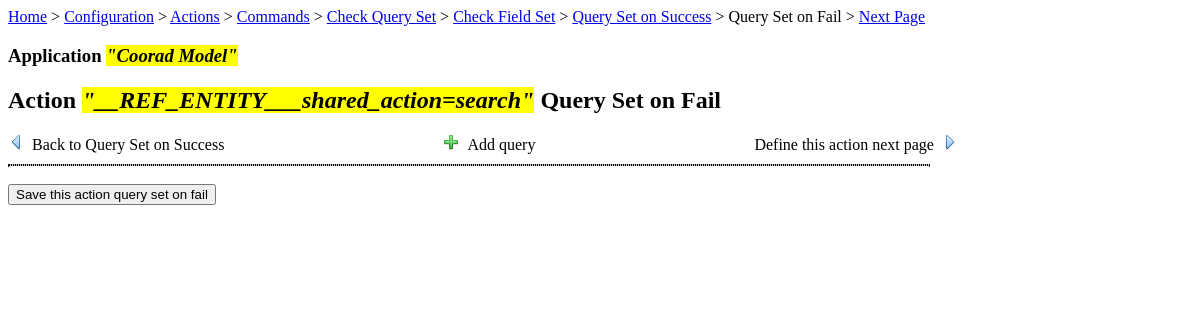
The page /action/action_query_fail.php?id=428 on the database its author committed.
### tables this page shows
CREATE TABLE IF NOT EXISTS `gm_application` (
  `id` int(10) unsigned NOT NULL AUTO_INCREMENT,
  `name` varchar(255) NOT NULL,
  `description` varchar(1023) NOT NULL,
  `context_path` varchar(255) NOT NULL,
  `db_prefix` varchar(15) NOT NULL,
  `db_host` varchar(255) NOT NULL,
  `db_port` int(11) NOT NULL,
  `db_name` varchar(255) NOT NULL,
  `db_username` varchar(255) NOT NULL,
  `db_password` varchar(255) NOT NULL,
  PRIMARY KEY (`id`),
  UNIQUE KEY `context_path` (`context_path`)
);

CREATE TABLE IF NOT EXISTS `gm_action` (
  `id` int(10) unsigned NOT NULL AUTO_INCREMENT,
  `name` varchar(255) NOT NULL,
  `value` varchar(255) NOT NULL,
  `command` text NOT NULL,
  `command_on_success` text NOT NULL,
  `command_on_fail` text NOT NULL,
  `next_page_on_success` varchar(255) NOT NULL DEFAULT '',
  `next_page_on_fail` varchar(255) NOT NULL DEFAULT '',
  `id_application` int(10) unsigned NOT NULL,
  PRIMARY KEY (`id`),
  KEY `id_application` (`id_application`)
);

### config.php (called while the page is built, shortened)
<?php
$CFG = new stdClass();
$CFG->dbHost = 'localhost';
$CFG->dbUsername = 'gm';
$CFG->dbPassword = 'gm';
$CFG->dbName = 'gm';
$CFG->dbPort = 3306;
$CFG->dbSocket = 0;
?>

### init.php (called while the page is built, shortened)
<?php
	require_once("db.php");
	require_once("config.php");
	$DB = new DB($CFG->dbHost, $CFG->dbUsername, $CFG->dbPassword, $CFG->dbName, $CFG->dbPort, $CFG->dbSocket);
?>

### db.php (called while the page is built, shortened)
<?php
class DB {
	private $dbHost;
	private $dbUsername;
	private $dbPassword;
	private $dbName;
	private $dbPort;
	private $dbSocket;
	public $conn;
	public function __construct($dbHost, $dbUsername, $dbPassword, $dbName, $dbPort, $dbSocket){
		$this->dbHost = $dbHost;
		$this->dbUsername = $dbUsername;
		$this->dbPassword = $dbPassword;
		$this->dbName = $dbName;
		$this->dbPort = $dbPort;
		$this->dbSocket = $dbSocket;
	}
	public function connect() {
		$this->conn = new mysqli($this->dbHost, $this->dbUsername, $this->dbPassword, $this->dbName, $this->dbPort, $this->dbSocket) or die (mysqli_error());
	}
	public function execute($sql) {
		$response = false;
		if ($this->conn) {
			$response = $this->conn->query($sql);
		}
		return $response;
	}
}
?>

### action/action_query_fail.php (the view, shortened to what this page needs)
<!DOCTYPE html>
<html>
<head>
  <link rel="stylesheet" type="text/css" href="/gm/css/style.css" />
</head>
<body>
<?php
	require_once("../init.php");
	if (!isset($_GET['id']) && !isset($_POST['id'])) {
		echo '<h2>Sorry, no action selected</h2>';
	}
	else {
		$actionID = 0;
		if (isset($_GET['id'])) $actionID = $_GET['id'];
		else $actionID = $_POST['id'];
		$res = $DB->execute("SELECT name, value FROM gm_action WHERE id=".$actionID);
		if (!$action = $res->fetch_object()) die('something wrong.');
		$actionName = str_replace("'","&rsquo;",$action->name.'='.$action->value);
		$appID = 0;
		$appName = '';
		$res = $DB->execute("SELECT gm_application.id appId, gm_application.name appName, gm_application.context_path appContextPath FROM gm_action, gm_application WHERE gm_application.id = gm_action.id_application AND gm_action.id = ".$actionID);
		if ($res) {
			while ($row = $res->fetch_object()) {
				$appID = $row->appId;
				$appName = $row->appName;
			}
		}
		$authorized = true;
?>
<div><a href="../index.php">Home</a> &gt; <a href="../application/?appId=<?php echo $appID; ?>">Configuration</a> &gt; <a href="index.php?appId=<?php echo $appID; ?>">Actions</a> &gt; <a href="action_command.php?id=<?php echo $actionID?>">Commands</a> &gt; <a href="action_check_query.php?id=<?php echo $actionID?>">Check Query Set</a> &gt; <a href="action_check_field.php?id=<?php echo $actionID?>">Check Field Set</a> &gt; <a href="action_query_success.php?id=<?php echo $actionID?>">Query Set on Success</a> &gt; Query Set on Fail &gt; <a href="action_next_page.php?id=<?php echo $actionID ?>">Next Page</a></div>
<h3 id="subtitlepage">Application <?php if ($appID != 0) echo '<i style="background-color:yellow;">"'.$appName.'"</i>'; ?></h3>
<h2 id="titlepage">Action <i style="background-color:yellow;">"<?php echo $actionName?>"</i> Query Set on Fail</h2>
<div style="padding-bottom:10px;">
<a style="text-decoration:none; color:black; padding-right:215px;" href="action_query_success.php?id=<?php echo $actionID ?>"><img src="/gm/img/backward.png" title="Back to Query Set on Success"/>&nbsp;&nbsp;Back to Query Set on Success</a>
<span class="addable" style="vertical-align:top; cursor:pointer; padding-right:215px;"><img src="/gm/img/add.png" title="Add query"/>&nbsp;&nbsp;Add query</span>
<a style="text-decoration:none; color:black;" href="action_next_page.php?id=<?php echo $actionID ?>">Define this action next page&nbsp;&nbsp;<img src="/gm/img/forward.png" title="Define this action next page"/></a>
</div>
<form id="form" action="action_query_fail.php" method="post">
	<div id="queries" style="border: dotted 1px; width:920px; background-color:#bbbbbb;">
	</div>
	<div>&nbsp;</div>
<?php if ($authorized) { ?>
	<button id="action" name="action" type="submit" value="save">Save this action query set on fail</button>
<?php } ?>
</form>
<?php
	}
?>
</body>
</html>

### rows shown on the page
gm_application: name "Coorad Model"
gm_action: actionName "__REF_ENTITY___shared_action=search"
